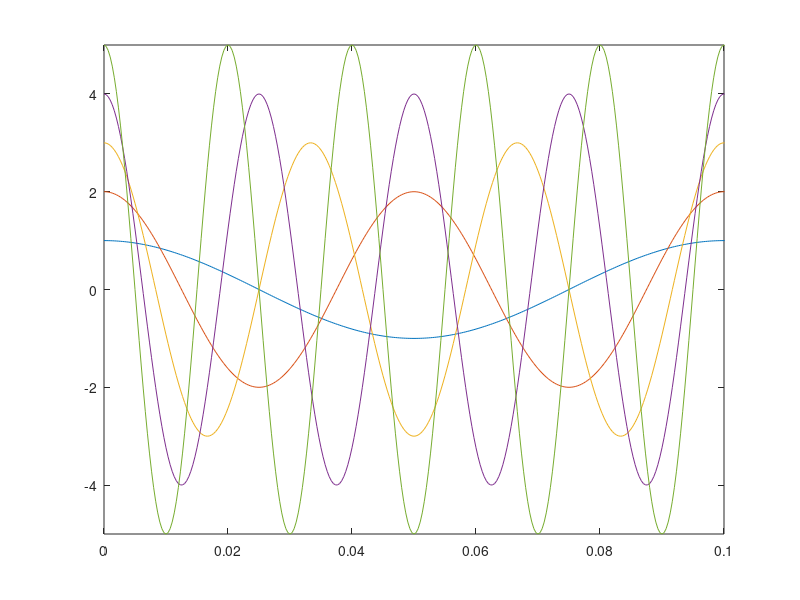

MATLAB code for this plot:
% Pacientes
clc; clear all; close all;
%% Dados
Tf=10;                                                      % Segundos
Fs=3000;                                                     % Frequência de amostragem
T=1/Fs;                                                     % Período de amostragem
t=0:T:Tf-T;                                                 % Eixo do tempo
for ik=1:5
    fm1=ik*10;                                              % Frequencia do sinal
    eval(['sinal_' num2str(ik) ' = ik*cos(2*pi*fm1*t);']);  % Sinal Paciente 
    eval(['plot(t,sinal_' num2str(ik) ');']);               % Plota sinal
    hold all;
end
axis([0 1/10 -ik ik]);
%% Save
save('Pacientes.mat','Fs','sinal_1','sinal_2','sinal_3','sinal_4','sinal_5');